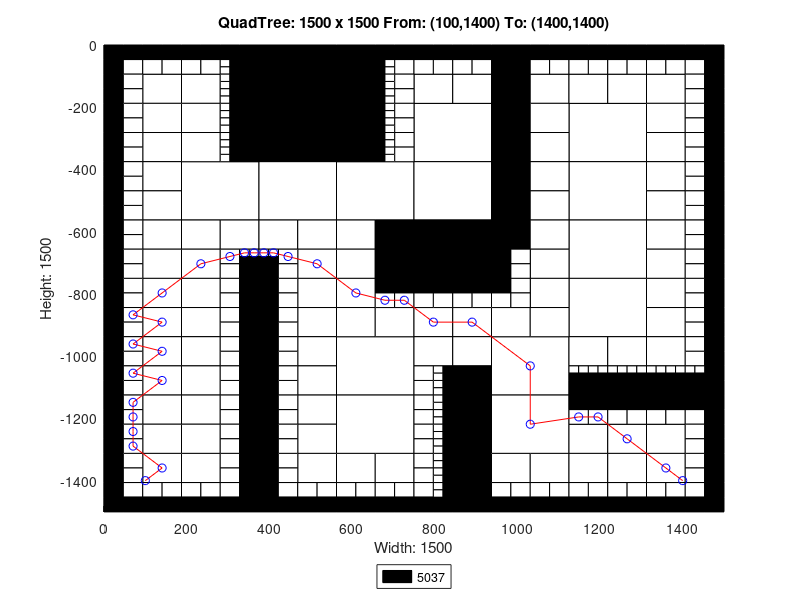

MATLAB code to generate this figure:
axis([0 1500 -1500 0]);
title('QuadTree: 1500 x 1500 From: (100,1400) To: (1400,1400)');
xlabel('Width: 1500');
ylabel('Height: 1500');
rectangle('Position',[375 -187.5 187.5 187.5], 'FaceColor',[0 0 0]);
rectangle('Position',[375 -375 187.5 187.5], 'FaceColor',[0 0 0]);
rectangle('Position',[187.5 -562.5 187.5 187.5], 'FaceColor',[1 1 1]);
rectangle('Position',[375 -562.5 187.5 187.5], 'FaceColor',[1 1 1]);
rectangle('Position',[562.5 -562.5 187.5 187.5], 'FaceColor',[1 1 1]);
rectangle('Position',[750 -375 187.5 187.5], 'FaceColor',[1 1 1]);
rectangle('Position',[1125 -375 187.5 187.5], 'FaceColor',[1 1 1]);
rectangle('Position',[750 -562.5 187.5 187.5], 'FaceColor',[1 1 1]);
rectangle('Position',[750 -750 187.5 187.5], 'FaceColor',[0 0 0]);
rectangle('Position',[1125 -562.5 187.5 187.5], 'FaceColor',[1 1 1]);
rectangle('Position',[1125 -750 187.5 187.5], 'FaceColor',[1 1 1]);
rectangle('Position',[562.5 -1125 187.5 187.5], 'FaceColor',[1 1 1]);
rectangle('Position',[562.5 -1312.5 187.5 187.5], 'FaceColor',[1 1 1]);
rectangle('Position',[937.5 -1125 187.5 187.5], 'FaceColor',[1 1 1]);
rectangle('Position',[1125 -937.5 187.5 187.5], 'FaceColor',[1 1 1]);
rectangle('Position',[937.5 -1312.5 187.5 187.5], 'FaceColor',[1 1 1]);
rectangle('Position',[93.75 -187.5 93.75 93.75], 'FaceColor',[1 1 1]);
rectangle('Position',[187.5 -187.5 93.75 93.75], 'FaceColor',[1 1 1]);
rectangle('Position',[93.75 -281.25 93.75 93.75], 'FaceColor',[1 1 1]);
rectangle('Position',[93.75 -375 93.75 93.75], 'FaceColor',[1 1 1]);
rectangle('Position',[187.5 -281.25 93.75 93.75], 'FaceColor',[1 1 1]);
rectangle('Position',[187.5 -375 93.75 93.75], 'FaceColor',[1 1 1]);
rectangle('Position',[562.5 -93.75 93.75 93.75], 'FaceColor',[0 0 0]);
rectangle('Position',[562.5 -187.5 93.75 93.75], 'FaceColor',[0 0 0]);
rectangle('Position',[562.5 -281.25 93.75 93.75], 'FaceColor',[0 0 0]);
rectangle('Position',[562.5 -375 93.75 93.75], 'FaceColor',[0 0 0]);
rectangle('Position',[93.75 -468.75 93.75 93.75], 'FaceColor',[1 1 1]);
rectangle('Position',[93.75 -562.5 93.75 93.75], 'FaceColor',[1 1 1]);
rectangle('Position',[93.75 -656.25 93.75 93.75], 'FaceColor',[1 1 1]);
rectangle('Position',[93.75 -750 93.75 93.75], 'FaceColor',[1 1 1]);
rectangle('Position',[187.5 -656.25 93.75 93.75], 'FaceColor',[1 1 1]);
rectangle('Position',[281.25 -656.25 93.75 93.75], 'FaceColor',[1 1 1]);
rectangle('Position',[187.5 -750 93.75 93.75], 'FaceColor',[1 1 1]);
rectangle('Position',[375 -656.25 93.75 93.75], 'FaceColor',[1 1 1]);
rectangle('Position',[468.75 -656.25 93.75 93.75], 'FaceColor',[1 1 1]);
rectangle('Position',[468.75 -750 93.75 93.75], 'FaceColor',[1 1 1]);
rectangle('Position',[562.5 -656.25 93.75 93.75], 'FaceColor',[1 1 1]);
rectangle('Position',[656.25 -656.25 93.75 93.75], 'FaceColor',[0 0 0]);
rectangle('Position',[562.5 -750 93.75 93.75], 'FaceColor',[1 1 1]);
rectangle('Position',[656.25 -750 93.75 93.75], 'FaceColor',[0 0 0]);
rectangle('Position',[750 -187.5 93.75 93.75], 'FaceColor',[1 1 1]);
rectangle('Position',[843.75 -187.5 93.75 93.75], 'FaceColor',[1 1 1]);
rectangle('Position',[937.5 -93.75 93.75 93.75], 'FaceColor',[0 0 0]);
rectangle('Position',[937.5 -187.5 93.75 93.75], 'FaceColor',[0 0 0]);
rectangle('Position',[1031.25 -187.5 93.75 93.75], 'FaceColor',[1 1 1]);
rectangle('Position',[937.5 -281.25 93.75 93.75], 'FaceColor',[0 0 0]);
rectangle('Position',[1031.25 -281.25 93.75 93.75], 'FaceColor',[1 1 1]);
rectangle('Position',[937.5 -375 93.75 93.75], 'FaceColor',[0 0 0]);
rectangle('Position',[1031.25 -375 93.75 93.75], 'FaceColor',[1 1 1]);
rectangle('Position',[1125 -187.5 93.75 93.75], 'FaceColor',[1 1 1]);
rectangle('Position',[1218.75 -187.5 93.75 93.75], 'FaceColor',[1 1 1]);
rectangle('Position',[1312.5 -187.5 93.75 93.75], 'FaceColor',[1 1 1]);
rectangle('Position',[1312.5 -281.25 93.75 93.75], 'FaceColor',[1 1 1]);
rectangle('Position',[1312.5 -375 93.75 93.75], 'FaceColor',[1 1 1]);
rectangle('Position',[937.5 -468.75 93.75 93.75], 'FaceColor',[0 0 0]);
rectangle('Position',[1031.25 -468.75 93.75 93.75], 'FaceColor',[1 1 1]);
rectangle('Position',[937.5 -562.5 93.75 93.75], 'FaceColor',[0 0 0]);
rectangle('Position',[1031.25 -562.5 93.75 93.75], 'FaceColor',[1 1 1]);
rectangle('Position',[937.5 -656.25 93.75 93.75], 'FaceColor',[0 0 0]);
rectangle('Position',[1031.25 -656.25 93.75 93.75], 'FaceColor',[1 1 1]);
rectangle('Position',[1031.25 -750 93.75 93.75], 'FaceColor',[1 1 1]);
rectangle('Position',[1312.5 -468.75 93.75 93.75], 'FaceColor',[1 1 1]);
rectangle('Position',[1312.5 -562.5 93.75 93.75], 'FaceColor',[1 1 1]);
rectangle('Position',[1312.5 -656.25 93.75 93.75], 'FaceColor',[1 1 1]);
rectangle('Position',[1312.5 -750 93.75 93.75], 'FaceColor',[1 1 1]);
rectangle('Position',[93.75 -843.75 93.75 93.75], 'FaceColor',[1 1 1]);
rectangle('Position',[93.75 -937.5 93.75 93.75], 'FaceColor',[1 1 1]);
rectangle('Position',[187.5 -843.75 93.75 93.75], 'FaceColor',[1 1 1]);
rectangle('Position',[187.5 -937.5 93.75 93.75], 'FaceColor',[1 1 1]);
rectangle('Position',[93.75 -1031.25 93.75 93.75], 'FaceColor',[1 1 1]);
rectangle('Position',[93.75 -1125 93.75 93.75], 'FaceColor',[1 1 1]);
rectangle('Position',[187.5 -1031.25 93.75 93.75], 'FaceColor',[1 1 1]);
rectangle('Position',[187.5 -1125 93.75 93.75], 'FaceColor',[1 1 1]);
rectangle('Position',[468.75 -843.75 93.75 93.75], 'FaceColor',[1 1 1]);
rectangle('Position',[468.75 -937.5 93.75 93.75], 'FaceColor',[1 1 1]);
rectangle('Position',[562.5 -843.75 93.75 93.75], 'FaceColor',[1 1 1]);
rectangle('Position',[562.5 -937.5 93.75 93.75], 'FaceColor',[1 1 1]);
rectangle('Position',[656.25 -937.5 93.75 93.75], 'FaceColor',[1 1 1]);
rectangle('Position',[468.75 -1031.25 93.75 93.75], 'FaceColor',[1 1 1]);
rectangle('Position',[468.75 -1125 93.75 93.75], 'FaceColor',[1 1 1]);
rectangle('Position',[93.75 -1218.75 93.75 93.75], 'FaceColor',[1 1 1]);
rectangle('Position',[93.75 -1312.5 93.75 93.75], 'FaceColor',[1 1 1]);
rectangle('Position',[187.5 -1218.75 93.75 93.75], 'FaceColor',[1 1 1]);
rectangle('Position',[187.5 -1312.5 93.75 93.75], 'FaceColor',[1 1 1]);
rectangle('Position',[93.75 -1406.25 93.75 93.75], 'FaceColor',[1 1 1]);
rectangle('Position',[187.5 -1406.25 93.75 93.75], 'FaceColor',[1 1 1]);
rectangle('Position',[468.75 -1218.75 93.75 93.75], 'FaceColor',[1 1 1]);
rectangle('Position',[468.75 -1312.5 93.75 93.75], 'FaceColor',[1 1 1]);
rectangle('Position',[468.75 -1406.25 93.75 93.75], 'FaceColor',[1 1 1]);
rectangle('Position',[562.5 -1406.25 93.75 93.75], 'FaceColor',[1 1 1]);
rectangle('Position',[656.25 -1406.25 93.75 93.75], 'FaceColor',[1 1 1]);
rectangle('Position',[750 -937.5 93.75 93.75], 'FaceColor',[1 1 1]);
rectangle('Position',[843.75 -937.5 93.75 93.75], 'FaceColor',[1 1 1]);
rectangle('Position',[1031.25 -843.75 93.75 93.75], 'FaceColor',[1 1 1]);
rectangle('Position',[937.5 -937.5 93.75 93.75], 'FaceColor',[1 1 1]);
rectangle('Position',[1031.25 -937.5 93.75 93.75], 'FaceColor',[1 1 1]);
rectangle('Position',[750 -1031.25 93.75 93.75], 'FaceColor',[1 1 1]);
rectangle('Position',[843.75 -1031.25 93.75 93.75], 'FaceColor',[1 1 1]);
rectangle('Position',[843.75 -1125 93.75 93.75], 'FaceColor',[0 0 0]);
rectangle('Position',[1312.5 -843.75 93.75 93.75], 'FaceColor',[1 1 1]);
rectangle('Position',[1312.5 -937.5 93.75 93.75], 'FaceColor',[1 1 1]);
rectangle('Position',[1125 -1031.25 93.75 93.75], 'FaceColor',[1 1 1]);
rectangle('Position',[1218.75 -1031.25 93.75 93.75], 'FaceColor',[1 1 1]);
rectangle('Position',[1312.5 -1031.25 93.75 93.75], 'FaceColor',[1 1 1]);
rectangle('Position',[843.75 -1218.75 93.75 93.75], 'FaceColor',[0 0 0]);
rectangle('Position',[843.75 -1312.5 93.75 93.75], 'FaceColor',[0 0 0]);
rectangle('Position',[843.75 -1406.25 93.75 93.75], 'FaceColor',[0 0 0]);
rectangle('Position',[843.75 -1500 93.75 93.75], 'FaceColor',[0 0 0]);
rectangle('Position',[937.5 -1406.25 93.75 93.75], 'FaceColor',[1 1 1]);
rectangle('Position',[1031.25 -1406.25 93.75 93.75], 'FaceColor',[1 1 1]);
rectangle('Position',[1125 -1312.5 93.75 93.75], 'FaceColor',[1 1 1]);
rectangle('Position',[1218.75 -1312.5 93.75 93.75], 'FaceColor',[1 1 1]);
rectangle('Position',[1312.5 -1312.5 93.75 93.75], 'FaceColor',[1 1 1]);
rectangle('Position',[1125 -1406.25 93.75 93.75], 'FaceColor',[1 1 1]);
rectangle('Position',[1218.75 -1406.25 93.75 93.75], 'FaceColor',[1 1 1]);
rectangle('Position',[1312.5 -1406.25 93.75 93.75], 'FaceColor',[1 1 1]);
rectangle('Position',[0 -46.875 46.875 46.875], 'FaceColor',[0 0 0]);
rectangle('Position',[46.875 -46.875 46.875 46.875], 'FaceColor',[0 0 0]);
rectangle('Position',[0 -93.75 46.875 46.875], 'FaceColor',[0 0 0]);
rectangle('Position',[46.875 -93.75 46.875 46.875], 'FaceColor',[1 1 1]);
rectangle('Position',[93.75 -46.875 46.875 46.875], 'FaceColor',[0 0 0]);
rectangle('Position',[140.625 -46.875 46.875 46.875], 'FaceColor',[0 0 0]);
rectangle('Position',[93.75 -93.75 46.875 46.875], 'FaceColor',[1 1 1]);
rectangle('Position',[140.625 -93.75 46.875 46.875], 'FaceColor',[1 1 1]);
rectangle('Position',[0 -140.625 46.875 46.875], 'FaceColor',[0 0 0]);
rectangle('Position',[46.875 -140.625 46.875 46.875], 'FaceColor',[1 1 1]);
rectangle('Position',[0 -187.5 46.875 46.875], 'FaceColor',[0 0 0]);
rectangle('Position',[46.875 -187.5 46.875 46.875], 'FaceColor',[1 1 1]);
rectangle('Position',[187.5 -46.875 46.875 46.875], 'FaceColor',[0 0 0]);
rectangle('Position',[234.375 -46.875 46.875 46.875], 'FaceColor',[0 0 0]);
rectangle('Position',[187.5 -93.75 46.875 46.875], 'FaceColor',[1 1 1]);
rectangle('Position',[234.375 -93.75 46.875 46.875], 'FaceColor',[1 1 1]);
rectangle('Position',[281.25 -46.875 46.875 46.875], 'FaceColor',[0 0 0]);
rectangle('Position',[328.125 -46.875 46.875 46.875], 'FaceColor',[0 0 0]);
rectangle('Position',[328.125 -93.75 46.875 46.875], 'FaceColor',[0 0 0]);
rectangle('Position',[328.125 -140.625 46.875 46.875], 'FaceColor',[0 0 0]);
rectangle('Position',[328.125 -187.5 46.875 46.875], 'FaceColor',[0 0 0]);
rectangle('Position',[0 -234.375 46.875 46.875], 'FaceColor',[0 0 0]);
rectangle('Position',[46.875 -234.375 46.875 46.875], 'FaceColor',[1 1 1]);
rectangle('Position',[0 -281.25 46.875 46.875], 'FaceColor',[0 0 0]);
rectangle('Position',[46.875 -281.25 46.875 46.875], 'FaceColor',[1 1 1]);
rectangle('Position',[0 -328.125 46.875 46.875], 'FaceColor',[0 0 0]);
rectangle('Position',[46.875 -328.125 46.875 46.875], 'FaceColor',[1 1 1]);
rectangle('Position',[0 -375 46.875 46.875], 'FaceColor',[0 0 0]);
rectangle('Position',[46.875 -375 46.875 46.875], 'FaceColor',[1 1 1]);
rectangle('Position',[328.125 -234.375 46.875 46.875], 'FaceColor',[0 0 0]);
rectangle('Position',[328.125 -281.25 46.875 46.875], 'FaceColor',[0 0 0]);
rectangle('Position',[328.125 -328.125 46.875 46.875], 'FaceColor',[0 0 0]);
rectangle('Position',[328.125 -375 46.875 46.875], 'FaceColor',[0 0 0]);
rectangle('Position',[656.25 -46.875 46.875 46.875], 'FaceColor',[0 0 0]);
rectangle('Position',[703.125 -46.875 46.875 46.875], 'FaceColor',[0 0 0]);
rectangle('Position',[703.125 -93.75 46.875 46.875], 'FaceColor',[1 1 1]);
rectangle('Position',[703.125 -140.625 46.875 46.875], 'FaceColor',[1 1 1]);
rectangle('Position',[703.125 -187.5 46.875 46.875], 'FaceColor',[1 1 1]);
rectangle('Position',[703.125 -234.375 46.875 46.875], 'FaceColor',[1 1 1]);
rectangle('Position',[703.125 -281.25 46.875 46.875], 'FaceColor',[1 1 1]);
rectangle('Position',[703.125 -328.125 46.875 46.875], 'FaceColor',[1 1 1]);
rectangle('Position',[703.125 -375 46.875 46.875], 'FaceColor',[1 1 1]);
rectangle('Position',[0 -421.875 46.875 46.875], 'FaceColor',[0 0 0]);
rectangle('Position',[46.875 -421.875 46.875 46.875], 'FaceColor',[1 1 1]);
rectangle('Position',[0 -468.75 46.875 46.875], 'FaceColor',[0 0 0]);
rectangle('Position',[46.875 -468.75 46.875 46.875], 'FaceColor',[1 1 1]);
rectangle('Position',[0 -515.625 46.875 46.875], 'FaceColor',[0 0 0]);
rectangle('Position',[46.875 -515.625 46.875 46.875], 'FaceColor',[1 1 1]);
rectangle('Position',[0 -562.5 46.875 46.875], 'FaceColor',[0 0 0]);
rectangle('Position',[46.875 -562.5 46.875 46.875], 'FaceColor',[1 1 1]);
rectangle('Position',[0 -609.375 46.875 46.875], 'FaceColor',[0 0 0]);
rectangle('Position',[46.875 -609.375 46.875 46.875], 'FaceColor',[1 1 1]);
rectangle('Position',[0 -656.25 46.875 46.875], 'FaceColor',[0 0 0]);
rectangle('Position',[46.875 -656.25 46.875 46.875], 'FaceColor',[1 1 1]);
rectangle('Position',[0 -703.125 46.875 46.875], 'FaceColor',[0 0 0]);
rectangle('Position',[46.875 -703.125 46.875 46.875], 'FaceColor',[1 1 1]);
rectangle('Position',[0 -750 46.875 46.875], 'FaceColor',[0 0 0]);
rectangle('Position',[46.875 -750 46.875 46.875], 'FaceColor',[1 1 1]);
rectangle('Position',[281.25 -703.125 46.875 46.875], 'FaceColor',[1 1 1]);
rectangle('Position',[281.25 -750 46.875 46.875], 'FaceColor',[1 1 1]);
rectangle('Position',[328.125 -750 46.875 46.875], 'FaceColor',[0 0 0]);
rectangle('Position',[421.875 -703.125 46.875 46.875], 'FaceColor',[1 1 1]);
rectangle('Position',[375 -750 46.875 46.875], 'FaceColor',[0 0 0]);
rectangle('Position',[421.875 -750 46.875 46.875], 'FaceColor',[1 1 1]);
rectangle('Position',[750 -46.875 46.875 46.875], 'FaceColor',[0 0 0]);
rectangle('Position',[796.875 -46.875 46.875 46.875], 'FaceColor',[0 0 0]);
rectangle('Position',[750 -93.75 46.875 46.875], 'FaceColor',[1 1 1]);
rectangle('Position',[796.875 -93.75 46.875 46.875], 'FaceColor',[1 1 1]);
rectangle('Position',[843.75 -46.875 46.875 46.875], 'FaceColor',[0 0 0]);
rectangle('Position',[890.625 -46.875 46.875 46.875], 'FaceColor',[0 0 0]);
rectangle('Position',[843.75 -93.75 46.875 46.875], 'FaceColor',[1 1 1]);
rectangle('Position',[890.625 -93.75 46.875 46.875], 'FaceColor',[1 1 1]);
rectangle('Position',[1031.25 -46.875 46.875 46.875], 'FaceColor',[0 0 0]);
rectangle('Position',[1078.12 -46.875 46.875 46.875], 'FaceColor',[0 0 0]);
rectangle('Position',[1031.25 -93.75 46.875 46.875], 'FaceColor',[1 1 1]);
rectangle('Position',[1078.12 -93.75 46.875 46.875], 'FaceColor',[1 1 1]);
rectangle('Position',[1125 -46.875 46.875 46.875], 'FaceColor',[0 0 0]);
rectangle('Position',[1171.88 -46.875 46.875 46.875], 'FaceColor',[0 0 0]);
rectangle('Position',[1125 -93.75 46.875 46.875], 'FaceColor',[1 1 1]);
rectangle('Position',[1171.88 -93.75 46.875 46.875], 'FaceColor',[1 1 1]);
rectangle('Position',[1218.75 -46.875 46.875 46.875], 'FaceColor',[0 0 0]);
rectangle('Position',[1265.62 -46.875 46.875 46.875], 'FaceColor',[0 0 0]);
rectangle('Position',[1218.75 -93.75 46.875 46.875], 'FaceColor',[1 1 1]);
rectangle('Position',[1265.62 -93.75 46.875 46.875], 'FaceColor',[1 1 1]);
rectangle('Position',[1312.5 -46.875 46.875 46.875], 'FaceColor',[0 0 0]);
rectangle('Position',[1359.38 -46.875 46.875 46.875], 'FaceColor',[0 0 0]);
rectangle('Position',[1312.5 -93.75 46.875 46.875], 'FaceColor',[1 1 1]);
rectangle('Position',[1359.38 -93.75 46.875 46.875], 'FaceColor',[1 1 1]);
rectangle('Position',[1406.25 -46.875 46.875 46.875], 'FaceColor',[0 0 0]);
rectangle('Position',[1453.12 -46.875 46.875 46.875], 'FaceColor',[0 0 0]);
rectangle('Position',[1406.25 -93.75 46.875 46.875], 'FaceColor',[1 1 1]);
rectangle('Position',[1453.12 -93.75 46.875 46.875], 'FaceColor',[0 0 0]);
rectangle('Position',[1406.25 -140.625 46.875 46.875], 'FaceColor',[1 1 1]);
rectangle('Position',[1453.12 -140.625 46.875 46.875], 'FaceColor',[0 0 0]);
rectangle('Position',[1406.25 -187.5 46.875 46.875], 'FaceColor',[1 1 1]);
rectangle('Position',[1453.12 -187.5 46.875 46.875], 'FaceColor',[0 0 0]);
rectangle('Position',[1406.25 -234.375 46.875 46.875], 'FaceColor',[1 1 1]);
rectangle('Position',[1453.12 -234.375 46.875 46.875], 'FaceColor',[0 0 0]);
rectangle('Position',[1406.25 -281.25 46.875 46.875], 'FaceColor',[1 1 1]);
rectangle('Position',[1453.12 -281.25 46.875 46.875], 'FaceColor',[0 0 0]);
rectangle('Position',[1406.25 -328.125 46.875 46.875], 'FaceColor',[1 1 1]);
rectangle('Position',[1453.12 -328.125 46.875 46.875], 'FaceColor',[0 0 0]);
rectangle('Position',[1406.25 -375 46.875 46.875], 'FaceColor',[1 1 1]);
rectangle('Position',[1453.12 -375 46.875 46.875], 'FaceColor',[0 0 0]);
rectangle('Position',[937.5 -703.125 46.875 46.875], 'FaceColor',[0 0 0]);
rectangle('Position',[984.375 -703.125 46.875 46.875], 'FaceColor',[1 1 1]);
rectangle('Position',[937.5 -750 46.875 46.875], 'FaceColor',[0 0 0]);
rectangle('Position',[984.375 -750 46.875 46.875], 'FaceColor',[1 1 1]);
rectangle('Position',[1406.25 -421.875 46.875 46.875], 'FaceColor',[1 1 1]);
rectangle('Position',[1453.12 -421.875 46.875 46.875], 'FaceColor',[0 0 0]);
rectangle('Position',[1406.25 -468.75 46.875 46.875], 'FaceColor',[1 1 1]);
rectangle('Position',[1453.12 -468.75 46.875 46.875], 'FaceColor',[0 0 0]);
rectangle('Position',[1406.25 -515.625 46.875 46.875], 'FaceColor',[1 1 1]);
rectangle('Position',[1453.12 -515.625 46.875 46.875], 'FaceColor',[0 0 0]);
rectangle('Position',[1406.25 -562.5 46.875 46.875], 'FaceColor',[1 1 1]);
rectangle('Position',[1453.12 -562.5 46.875 46.875], 'FaceColor',[0 0 0]);
rectangle('Position',[1406.25 -609.375 46.875 46.875], 'FaceColor',[1 1 1]);
rectangle('Position',[1453.12 -609.375 46.875 46.875], 'FaceColor',[0 0 0]);
rectangle('Position',[1406.25 -656.25 46.875 46.875], 'FaceColor',[1 1 1]);
rectangle('Position',[1453.12 -656.25 46.875 46.875], 'FaceColor',[0 0 0]);
rectangle('Position',[1406.25 -703.125 46.875 46.875], 'FaceColor',[1 1 1]);
rectangle('Position',[1453.12 -703.125 46.875 46.875], 'FaceColor',[0 0 0]);
rectangle('Position',[1406.25 -750 46.875 46.875], 'FaceColor',[1 1 1]);
rectangle('Position',[1453.12 -750 46.875 46.875], 'FaceColor',[0 0 0]);
rectangle('Position',[0 -796.875 46.875 46.875], 'FaceColor',[0 0 0]);
rectangle('Position',[46.875 -796.875 46.875 46.875], 'FaceColor',[1 1 1]);
rectangle('Position',[0 -843.75 46.875 46.875], 'FaceColor',[0 0 0]);
rectangle('Position',[46.875 -843.75 46.875 46.875], 'FaceColor',[1 1 1]);
rectangle('Position',[0 -890.625 46.875 46.875], 'FaceColor',[0 0 0]);
rectangle('Position',[46.875 -890.625 46.875 46.875], 'FaceColor',[1 1 1]);
rectangle('Position',[0 -937.5 46.875 46.875], 'FaceColor',[0 0 0]);
rectangle('Position',[46.875 -937.5 46.875 46.875], 'FaceColor',[1 1 1]);
rectangle('Position',[281.25 -796.875 46.875 46.875], 'FaceColor',[1 1 1]);
rectangle('Position',[328.125 -796.875 46.875 46.875], 'FaceColor',[0 0 0]);
rectangle('Position',[281.25 -843.75 46.875 46.875], 'FaceColor',[1 1 1]);
rectangle('Position',[328.125 -843.75 46.875 46.875], 'FaceColor',[0 0 0]);
rectangle('Position',[281.25 -890.625 46.875 46.875], 'FaceColor',[1 1 1]);
rectangle('Position',[328.125 -890.625 46.875 46.875], 'FaceColor',[0 0 0]);
rectangle('Position',[281.25 -937.5 46.875 46.875], 'FaceColor',[1 1 1]);
rectangle('Position',[328.125 -937.5 46.875 46.875], 'FaceColor',[0 0 0]);
rectangle('Position',[0 -984.375 46.875 46.875], 'FaceColor',[0 0 0]);
rectangle('Position',[46.875 -984.375 46.875 46.875], 'FaceColor',[1 1 1]);
rectangle('Position',[0 -1031.25 46.875 46.875], 'FaceColor',[0 0 0]);
rectangle('Position',[46.875 -1031.25 46.875 46.875], 'FaceColor',[1 1 1]);
rectangle('Position',[0 -1078.12 46.875 46.875], 'FaceColor',[0 0 0]);
rectangle('Position',[46.875 -1078.12 46.875 46.875], 'FaceColor',[1 1 1]);
rectangle('Position',[0 -1125 46.875 46.875], 'FaceColor',[0 0 0]);
rectangle('Position',[46.875 -1125 46.875 46.875], 'FaceColor',[1 1 1]);
rectangle('Position',[281.25 -984.375 46.875 46.875], 'FaceColor',[1 1 1]);
rectangle('Position',[328.125 -984.375 46.875 46.875], 'FaceColor',[0 0 0]);
rectangle('Position',[281.25 -1031.25 46.875 46.875], 'FaceColor',[1 1 1]);
rectangle('Position',[328.125 -1031.25 46.875 46.875], 'FaceColor',[0 0 0]);
rectangle('Position',[281.25 -1078.12 46.875 46.875], 'FaceColor',[1 1 1]);
rectangle('Position',[328.125 -1078.12 46.875 46.875], 'FaceColor',[0 0 0]);
rectangle('Position',[281.25 -1125 46.875 46.875], 'FaceColor',[1 1 1]);
rectangle('Position',[328.125 -1125 46.875 46.875], 'FaceColor',[0 0 0]);
rectangle('Position',[375 -796.875 46.875 46.875], 'FaceColor',[0 0 0]);
rectangle('Position',[421.875 -796.875 46.875 46.875], 'FaceColor',[1 1 1]);
rectangle('Position',[375 -843.75 46.875 46.875], 'FaceColor',[0 0 0]);
rectangle('Position',[421.875 -843.75 46.875 46.875], 'FaceColor',[1 1 1]);
rectangle('Position',[375 -890.625 46.875 46.875], 'FaceColor',[0 0 0]);
rectangle('Position',[421.875 -890.625 46.875 46.875], 'FaceColor',[1 1 1]);
rectangle('Position',[375 -937.5 46.875 46.875], 'FaceColor',[0 0 0]);
rectangle('Position',[421.875 -937.5 46.875 46.875], 'FaceColor',[1 1 1]);
rectangle('Position',[656.25 -796.875 46.875 46.875], 'FaceColor',[0 0 0]);
rectangle('Position',[703.125 -796.875 46.875 46.875], 'FaceColor',[0 0 0]);
rectangle('Position',[656.25 -843.75 46.875 46.875], 'FaceColor',[1 1 1]);
rectangle('Position',[703.125 -843.75 46.875 46.875], 'FaceColor',[1 1 1]);
rectangle('Position',[375 -984.375 46.875 46.875], 'FaceColor',[0 0 0]);
rectangle('Position',[421.875 -984.375 46.875 46.875], 'FaceColor',[1 1 1]);
rectangle('Position',[375 -1031.25 46.875 46.875], 'FaceColor',[0 0 0]);
rectangle('Position',[421.875 -1031.25 46.875 46.875], 'FaceColor',[1 1 1]);
rectangle('Position',[375 -1078.12 46.875 46.875], 'FaceColor',[0 0 0]);
rectangle('Position',[421.875 -1078.12 46.875 46.875], 'FaceColor',[1 1 1]);
rectangle('Position',[375 -1125 46.875 46.875], 'FaceColor',[0 0 0]);
rectangle('Position',[421.875 -1125 46.875 46.875], 'FaceColor',[1 1 1]);
rectangle('Position',[0 -1171.88 46.875 46.875], 'FaceColor',[0 0 0]);
rectangle('Position',[46.875 -1171.88 46.875 46.875], 'FaceColor',[1 1 1]);
rectangle('Position',[0 -1218.75 46.875 46.875], 'FaceColor',[0 0 0]);
rectangle('Position',[46.875 -1218.75 46.875 46.875], 'FaceColor',[1 1 1]);
rectangle('Position',[0 -1265.62 46.875 46.875], 'FaceColor',[0 0 0]);
rectangle('Position',[46.875 -1265.62 46.875 46.875], 'FaceColor',[1 1 1]);
rectangle('Position',[0 -1312.5 46.875 46.875], 'FaceColor',[0 0 0]);
rectangle('Position',[46.875 -1312.5 46.875 46.875], 'FaceColor',[1 1 1]);
rectangle('Position',[281.25 -1171.88 46.875 46.875], 'FaceColor',[1 1 1]);
rectangle('Position',[328.125 -1171.88 46.875 46.875], 'FaceColor',[0 0 0]);
rectangle('Position',[281.25 -1218.75 46.875 46.875], 'FaceColor',[1 1 1]);
rectangle('Position',[328.125 -1218.75 46.875 46.875], 'FaceColor',[0 0 0]);
rectangle('Position',[281.25 -1265.62 46.875 46.875], 'FaceColor',[1 1 1]);
rectangle('Position',[328.125 -1265.62 46.875 46.875], 'FaceColor',[0 0 0]);
rectangle('Position',[281.25 -1312.5 46.875 46.875], 'FaceColor',[1 1 1]);
rectangle('Position',[328.125 -1312.5 46.875 46.875], 'FaceColor',[0 0 0]);
rectangle('Position',[0 -1359.38 46.875 46.875], 'FaceColor',[0 0 0]);
rectangle('Position',[46.875 -1359.38 46.875 46.875], 'FaceColor',[1 1 1]);
rectangle('Position',[0 -1406.25 46.875 46.875], 'FaceColor',[0 0 0]);
rectangle('Position',[46.875 -1406.25 46.875 46.875], 'FaceColor',[1 1 1]);
rectangle('Position',[0 -1453.12 46.875 46.875], 'FaceColor',[0 0 0]);
rectangle('Position',[46.875 -1453.12 46.875 46.875], 'FaceColor',[1 1 1]);
rectangle('Position',[0 -1500 46.875 46.875], 'FaceColor',[0 0 0]);
rectangle('Position',[46.875 -1500 46.875 46.875], 'FaceColor',[0 0 0]);
rectangle('Position',[93.75 -1453.12 46.875 46.875], 'FaceColor',[1 1 1]);
rectangle('Position',[140.625 -1453.12 46.875 46.875], 'FaceColor',[1 1 1]);
rectangle('Position',[93.75 -1500 46.875 46.875], 'FaceColor',[0 0 0]);
rectangle('Position',[140.625 -1500 46.875 46.875], 'FaceColor',[0 0 0]);
rectangle('Position',[281.25 -1359.38 46.875 46.875], 'FaceColor',[1 1 1]);
rectangle('Position',[328.125 -1359.38 46.875 46.875], 'FaceColor',[0 0 0]);
rectangle('Position',[281.25 -1406.25 46.875 46.875], 'FaceColor',[1 1 1]);
rectangle('Position',[328.125 -1406.25 46.875 46.875], 'FaceColor',[0 0 0]);
rectangle('Position',[187.5 -1453.12 46.875 46.875], 'FaceColor',[1 1 1]);
rectangle('Position',[234.375 -1453.12 46.875 46.875], 'FaceColor',[1 1 1]);
rectangle('Position',[187.5 -1500 46.875 46.875], 'FaceColor',[0 0 0]);
rectangle('Position',[234.375 -1500 46.875 46.875], 'FaceColor',[0 0 0]);
rectangle('Position',[281.25 -1453.12 46.875 46.875], 'FaceColor',[1 1 1]);
rectangle('Position',[328.125 -1453.12 46.875 46.875], 'FaceColor',[0 0 0]);
rectangle('Position',[281.25 -1500 46.875 46.875], 'FaceColor',[0 0 0]);
rectangle('Position',[328.125 -1500 46.875 46.875], 'FaceColor',[0 0 0]);
rectangle('Position',[375 -1171.88 46.875 46.875], 'FaceColor',[0 0 0]);
rectangle('Position',[421.875 -1171.88 46.875 46.875], 'FaceColor',[1 1 1]);
rectangle('Position',[375 -1218.75 46.875 46.875], 'FaceColor',[0 0 0]);
rectangle('Position',[421.875 -1218.75 46.875 46.875], 'FaceColor',[1 1 1]);
rectangle('Position',[375 -1265.62 46.875 46.875], 'FaceColor',[0 0 0]);
rectangle('Position',[421.875 -1265.62 46.875 46.875], 'FaceColor',[1 1 1]);
rectangle('Position',[375 -1312.5 46.875 46.875], 'FaceColor',[0 0 0]);
rectangle('Position',[421.875 -1312.5 46.875 46.875], 'FaceColor',[1 1 1]);
rectangle('Position',[375 -1359.38 46.875 46.875], 'FaceColor',[0 0 0]);
rectangle('Position',[421.875 -1359.38 46.875 46.875], 'FaceColor',[1 1 1]);
rectangle('Position',[375 -1406.25 46.875 46.875], 'FaceColor',[0 0 0]);
rectangle('Position',[421.875 -1406.25 46.875 46.875], 'FaceColor',[1 1 1]);
rectangle('Position',[375 -1453.12 46.875 46.875], 'FaceColor',[0 0 0]);
rectangle('Position',[421.875 -1453.12 46.875 46.875], 'FaceColor',[1 1 1]);
rectangle('Position',[375 -1500 46.875 46.875], 'FaceColor',[0 0 0]);
rectangle('Position',[421.875 -1500 46.875 46.875], 'FaceColor',[0 0 0]);
rectangle('Position',[468.75 -1453.12 46.875 46.875], 'FaceColor',[1 1 1]);
rectangle('Position',[515.625 -1453.12 46.875 46.875], 'FaceColor',[1 1 1]);
rectangle('Position',[468.75 -1500 46.875 46.875], 'FaceColor',[0 0 0]);
rectangle('Position',[515.625 -1500 46.875 46.875], 'FaceColor',[0 0 0]);
rectangle('Position',[562.5 -1453.12 46.875 46.875], 'FaceColor',[1 1 1]);
rectangle('Position',[609.375 -1453.12 46.875 46.875], 'FaceColor',[1 1 1]);
rectangle('Position',[562.5 -1500 46.875 46.875], 'FaceColor',[0 0 0]);
rectangle('Position',[609.375 -1500 46.875 46.875], 'FaceColor',[0 0 0]);
rectangle('Position',[656.25 -1453.12 46.875 46.875], 'FaceColor',[1 1 1]);
rectangle('Position',[703.125 -1453.12 46.875 46.875], 'FaceColor',[1 1 1]);
rectangle('Position',[656.25 -1500 46.875 46.875], 'FaceColor',[0 0 0]);
rectangle('Position',[703.125 -1500 46.875 46.875], 'FaceColor',[0 0 0]);
rectangle('Position',[750 -796.875 46.875 46.875], 'FaceColor',[0 0 0]);
rectangle('Position',[796.875 -796.875 46.875 46.875], 'FaceColor',[0 0 0]);
rectangle('Position',[750 -843.75 46.875 46.875], 'FaceColor',[1 1 1]);
rectangle('Position',[796.875 -843.75 46.875 46.875], 'FaceColor',[1 1 1]);
rectangle('Position',[843.75 -796.875 46.875 46.875], 'FaceColor',[0 0 0]);
rectangle('Position',[890.625 -796.875 46.875 46.875], 'FaceColor',[0 0 0]);
rectangle('Position',[843.75 -843.75 46.875 46.875], 'FaceColor',[1 1 1]);
rectangle('Position',[890.625 -843.75 46.875 46.875], 'FaceColor',[1 1 1]);
rectangle('Position',[937.5 -796.875 46.875 46.875], 'FaceColor',[0 0 0]);
rectangle('Position',[984.375 -796.875 46.875 46.875], 'FaceColor',[1 1 1]);
rectangle('Position',[937.5 -843.75 46.875 46.875], 'FaceColor',[1 1 1]);
rectangle('Position',[984.375 -843.75 46.875 46.875], 'FaceColor',[1 1 1]);
rectangle('Position',[750 -1078.12 46.875 46.875], 'FaceColor',[1 1 1]);
rectangle('Position',[750 -1125 46.875 46.875], 'FaceColor',[1 1 1]);
rectangle('Position',[1406.25 -796.875 46.875 46.875], 'FaceColor',[1 1 1]);
rectangle('Position',[1453.12 -796.875 46.875 46.875], 'FaceColor',[0 0 0]);
rectangle('Position',[1406.25 -843.75 46.875 46.875], 'FaceColor',[1 1 1]);
rectangle('Position',[1453.12 -843.75 46.875 46.875], 'FaceColor',[0 0 0]);
rectangle('Position',[1406.25 -890.625 46.875 46.875], 'FaceColor',[1 1 1]);
rectangle('Position',[1453.12 -890.625 46.875 46.875], 'FaceColor',[0 0 0]);
rectangle('Position',[1406.25 -937.5 46.875 46.875], 'FaceColor',[1 1 1]);
rectangle('Position',[1453.12 -937.5 46.875 46.875], 'FaceColor',[0 0 0]);
rectangle('Position',[1125 -1125 46.875 46.875], 'FaceColor',[0 0 0]);
rectangle('Position',[1171.88 -1125 46.875 46.875], 'FaceColor',[0 0 0]);
rectangle('Position',[1218.75 -1125 46.875 46.875], 'FaceColor',[0 0 0]);
rectangle('Position',[1265.62 -1125 46.875 46.875], 'FaceColor',[0 0 0]);
rectangle('Position',[1406.25 -984.375 46.875 46.875], 'FaceColor',[1 1 1]);
rectangle('Position',[1453.12 -984.375 46.875 46.875], 'FaceColor',[0 0 0]);
rectangle('Position',[1406.25 -1031.25 46.875 46.875], 'FaceColor',[1 1 1]);
rectangle('Position',[1453.12 -1031.25 46.875 46.875], 'FaceColor',[0 0 0]);
rectangle('Position',[1312.5 -1125 46.875 46.875], 'FaceColor',[0 0 0]);
rectangle('Position',[1359.38 -1125 46.875 46.875], 'FaceColor',[0 0 0]);
rectangle('Position',[1453.12 -1078.12 46.875 46.875], 'FaceColor',[0 0 0]);
rectangle('Position',[1406.25 -1125 46.875 46.875], 'FaceColor',[0 0 0]);
rectangle('Position',[1453.12 -1125 46.875 46.875], 'FaceColor',[0 0 0]);
rectangle('Position',[750 -1171.88 46.875 46.875], 'FaceColor',[1 1 1]);
rectangle('Position',[750 -1218.75 46.875 46.875], 'FaceColor',[1 1 1]);
rectangle('Position',[750 -1265.62 46.875 46.875], 'FaceColor',[1 1 1]);
rectangle('Position',[750 -1312.5 46.875 46.875], 'FaceColor',[1 1 1]);
rectangle('Position',[750 -1359.38 46.875 46.875], 'FaceColor',[1 1 1]);
rectangle('Position',[750 -1406.25 46.875 46.875], 'FaceColor',[1 1 1]);
rectangle('Position',[750 -1453.12 46.875 46.875], 'FaceColor',[1 1 1]);
rectangle('Position',[750 -1500 46.875 46.875], 'FaceColor',[0 0 0]);
rectangle('Position',[796.875 -1500 46.875 46.875], 'FaceColor',[0 0 0]);
rectangle('Position',[937.5 -1453.12 46.875 46.875], 'FaceColor',[1 1 1]);
rectangle('Position',[984.375 -1453.12 46.875 46.875], 'FaceColor',[1 1 1]);
rectangle('Position',[937.5 -1500 46.875 46.875], 'FaceColor',[0 0 0]);
rectangle('Position',[984.375 -1500 46.875 46.875], 'FaceColor',[0 0 0]);
rectangle('Position',[1031.25 -1453.12 46.875 46.875], 'FaceColor',[1 1 1]);
rectangle('Position',[1078.12 -1453.12 46.875 46.875], 'FaceColor',[1 1 1]);
rectangle('Position',[1031.25 -1500 46.875 46.875], 'FaceColor',[0 0 0]);
rectangle('Position',[1078.12 -1500 46.875 46.875], 'FaceColor',[0 0 0]);
rectangle('Position',[1125 -1171.88 46.875 46.875], 'FaceColor',[0 0 0]);
rectangle('Position',[1171.88 -1171.88 46.875 46.875], 'FaceColor',[0 0 0]);
rectangle('Position',[1125 -1218.75 46.875 46.875], 'FaceColor',[1 1 1]);
rectangle('Position',[1171.88 -1218.75 46.875 46.875], 'FaceColor',[1 1 1]);
rectangle('Position',[1218.75 -1171.88 46.875 46.875], 'FaceColor',[0 0 0]);
rectangle('Position',[1265.62 -1171.88 46.875 46.875], 'FaceColor',[0 0 0]);
rectangle('Position',[1218.75 -1218.75 46.875 46.875], 'FaceColor',[1 1 1]);
rectangle('Position',[1265.62 -1218.75 46.875 46.875], 'FaceColor',[1 1 1]);
rectangle('Position',[1312.5 -1171.88 46.875 46.875], 'FaceColor',[0 0 0]);
rectangle('Position',[1359.38 -1171.88 46.875 46.875], 'FaceColor',[0 0 0]);
rectangle('Position',[1312.5 -1218.75 46.875 46.875], 'FaceColor',[1 1 1]);
rectangle('Position',[1359.38 -1218.75 46.875 46.875], 'FaceColor',[1 1 1]);
rectangle('Position',[1406.25 -1171.88 46.875 46.875], 'FaceColor',[0 0 0]);
rectangle('Position',[1453.12 -1171.88 46.875 46.875], 'FaceColor',[0 0 0]);
rectangle('Position',[1406.25 -1218.75 46.875 46.875], 'FaceColor',[1 1 1]);
rectangle('Position',[1453.12 -1218.75 46.875 46.875], 'FaceColor',[0 0 0]);
rectangle('Position',[1406.25 -1265.62 46.875 46.875], 'FaceColor',[1 1 1]);
rectangle('Position',[1453.12 -1265.62 46.875 46.875], 'FaceColor',[0 0 0]);
rectangle('Position',[1406.25 -1312.5 46.875 46.875], 'FaceColor',[1 1 1]);
rectangle('Position',[1453.12 -1312.5 46.875 46.875], 'FaceColor',[0 0 0]);
rectangle('Position',[1125 -1453.12 46.875 46.875], 'FaceColor',[1 1 1]);
rectangle('Position',[1171.88 -1453.12 46.875 46.875], 'FaceColor',[1 1 1]);
rectangle('Position',[1125 -1500 46.875 46.875], 'FaceColor',[0 0 0]);
rectangle('Position',[1171.88 -1500 46.875 46.875], 'FaceColor',[0 0 0]);
rectangle('Position',[1218.75 -1453.12 46.875 46.875], 'FaceColor',[1 1 1]);
rectangle('Position',[1265.62 -1453.12 46.875 46.875], 'FaceColor',[1 1 1]);
rectangle('Position',[1218.75 -1500 46.875 46.875], 'FaceColor',[0 0 0]);
rectangle('Position',[1265.62 -1500 46.875 46.875], 'FaceColor',[0 0 0]);
rectangle('Position',[1406.25 -1359.38 46.875 46.875], 'FaceColor',[1 1 1]);
rectangle('Position',[1453.12 -1359.38 46.875 46.875], 'FaceColor',[0 0 0]);
rectangle('Position',[1406.25 -1406.25 46.875 46.875], 'FaceColor',[1 1 1]);
rectangle('Position',[1453.12 -1406.25 46.875 46.875], 'FaceColor',[0 0 0]);
rectangle('Position',[1312.5 -1453.12 46.875 46.875], 'FaceColor',[1 1 1]);
rectangle('Position',[1359.38 -1453.12 46.875 46.875], 'FaceColor',[1 1 1]);
rectangle('Position',[1312.5 -1500 46.875 46.875], 'FaceColor',[0 0 0]);
rectangle('Position',[1359.38 -1500 46.875 46.875], 'FaceColor',[0 0 0]);
rectangle('Position',[1406.25 -1453.12 46.875 46.875], 'FaceColor',[1 1 1]);
rectangle('Position',[1453.12 -1453.12 46.875 46.875], 'FaceColor',[0 0 0]);
rectangle('Position',[1406.25 -1500 46.875 46.875], 'FaceColor',[0 0 0]);
rectangle('Position',[1453.12 -1500 46.875 46.875], 'FaceColor',[0 0 0]);
rectangle('Position',[281.25 -70.3125 23.4375 23.4375], 'FaceColor',[1 1 1]);
rectangle('Position',[304.688 -70.3125 23.4375 23.4375], 'FaceColor',[0 0 0]);
rectangle('Position',[281.25 -93.75 23.4375 23.4375], 'FaceColor',[1 1 1]);
rectangle('Position',[304.688 -93.75 23.4375 23.4375], 'FaceColor',[0 0 0]);
rectangle('Position',[281.25 -117.188 23.4375 23.4375], 'FaceColor',[1 1 1]);
rectangle('Position',[304.688 -117.188 23.4375 23.4375], 'FaceColor',[0 0 0]);
rectangle('Position',[281.25 -140.625 23.4375 23.4375], 'FaceColor',[1 1 1]);
rectangle('Position',[304.688 -140.625 23.4375 23.4375], 'FaceColor',[0 0 0]);
rectangle('Position',[281.25 -164.062 23.4375 23.4375], 'FaceColor',[1 1 1]);
rectangle('Position',[304.688 -164.062 23.4375 23.4375], 'FaceColor',[0 0 0]);
rectangle('Position',[281.25 -187.5 23.4375 23.4375], 'FaceColor',[1 1 1]);
rectangle('Position',[304.688 -187.5 23.4375 23.4375], 'FaceColor',[0 0 0]);
rectangle('Position',[281.25 -210.938 23.4375 23.4375], 'FaceColor',[1 1 1]);
rectangle('Position',[304.688 -210.938 23.4375 23.4375], 'FaceColor',[0 0 0]);
rectangle('Position',[281.25 -234.375 23.4375 23.4375], 'FaceColor',[1 1 1]);
rectangle('Position',[304.688 -234.375 23.4375 23.4375], 'FaceColor',[0 0 0]);
rectangle('Position',[281.25 -257.812 23.4375 23.4375], 'FaceColor',[1 1 1]);
rectangle('Position',[304.688 -257.812 23.4375 23.4375], 'FaceColor',[0 0 0]);
rectangle('Position',[281.25 -281.25 23.4375 23.4375], 'FaceColor',[1 1 1]);
rectangle('Position',[304.688 -281.25 23.4375 23.4375], 'FaceColor',[0 0 0]);
rectangle('Position',[281.25 -304.688 23.4375 23.4375], 'FaceColor',[1 1 1]);
rectangle('Position',[304.688 -304.688 23.4375 23.4375], 'FaceColor',[0 0 0]);
rectangle('Position',[281.25 -328.125 23.4375 23.4375], 'FaceColor',[1 1 1]);
rectangle('Position',[304.688 -328.125 23.4375 23.4375], 'FaceColor',[0 0 0]);
rectangle('Position',[281.25 -351.562 23.4375 23.4375], 'FaceColor',[1 1 1]);
rectangle('Position',[304.688 -351.562 23.4375 23.4375], 'FaceColor',[0 0 0]);
rectangle('Position',[281.25 -375 23.4375 23.4375], 'FaceColor',[1 1 1]);
rectangle('Position',[304.688 -375 23.4375 23.4375], 'FaceColor',[0 0 0]);
rectangle('Position',[656.25 -70.3125 23.4375 23.4375], 'FaceColor',[0 0 0]);
rectangle('Position',[679.688 -70.3125 23.4375 23.4375], 'FaceColor',[1 1 1]);
rectangle('Position',[656.25 -93.75 23.4375 23.4375], 'FaceColor',[0 0 0]);
rectangle('Position',[679.688 -93.75 23.4375 23.4375], 'FaceColor',[1 1 1]);
rectangle('Position',[656.25 -117.188 23.4375 23.4375], 'FaceColor',[0 0 0]);
rectangle('Position',[679.688 -117.188 23.4375 23.4375], 'FaceColor',[1 1 1]);
rectangle('Position',[656.25 -140.625 23.4375 23.4375], 'FaceColor',[0 0 0]);
rectangle('Position',[679.688 -140.625 23.4375 23.4375], 'FaceColor',[1 1 1]);
rectangle('Position',[656.25 -164.062 23.4375 23.4375], 'FaceColor',[0 0 0]);
rectangle('Position',[679.688 -164.062 23.4375 23.4375], 'FaceColor',[1 1 1]);
rectangle('Position',[656.25 -187.5 23.4375 23.4375], 'FaceColor',[0 0 0]);
rectangle('Position',[679.688 -187.5 23.4375 23.4375], 'FaceColor',[1 1 1]);
rectangle('Position',[656.25 -210.938 23.4375 23.4375], 'FaceColor',[0 0 0]);
rectangle('Position',[679.688 -210.938 23.4375 23.4375], 'FaceColor',[1 1 1]);
rectangle('Position',[656.25 -234.375 23.4375 23.4375], 'FaceColor',[0 0 0]);
rectangle('Position',[679.688 -234.375 23.4375 23.4375], 'FaceColor',[1 1 1]);
rectangle('Position',[656.25 -257.812 23.4375 23.4375], 'FaceColor',[0 0 0]);
rectangle('Position',[679.688 -257.812 23.4375 23.4375], 'FaceColor',[1 1 1]);
rectangle('Position',[656.25 -281.25 23.4375 23.4375], 'FaceColor',[0 0 0]);
rectangle('Position',[679.688 -281.25 23.4375 23.4375], 'FaceColor',[1 1 1]);
rectangle('Position',[656.25 -304.688 23.4375 23.4375], 'FaceColor',[0 0 0]);
rectangle('Position',[679.688 -304.688 23.4375 23.4375], 'FaceColor',[1 1 1]);
rectangle('Position',[656.25 -328.125 23.4375 23.4375], 'FaceColor',[0 0 0]);
rectangle('Position',[679.688 -328.125 23.4375 23.4375], 'FaceColor',[1 1 1]);
rectangle('Position',[656.25 -351.562 23.4375 23.4375], 'FaceColor',[0 0 0]);
rectangle('Position',[679.688 -351.562 23.4375 23.4375], 'FaceColor',[1 1 1]);
rectangle('Position',[656.25 -375 23.4375 23.4375], 'FaceColor',[0 0 0]);
rectangle('Position',[679.688 -375 23.4375 23.4375], 'FaceColor',[1 1 1]);
rectangle('Position',[328.125 -679.688 23.4375 23.4375], 'FaceColor',[1 1 1]);
rectangle('Position',[351.562 -679.688 23.4375 23.4375], 'FaceColor',[1 1 1]);
rectangle('Position',[328.125 -703.125 23.4375 23.4375], 'FaceColor',[0 0 0]);
rectangle('Position',[351.562 -703.125 23.4375 23.4375], 'FaceColor',[0 0 0]);
rectangle('Position',[375 -679.688 23.4375 23.4375], 'FaceColor',[1 1 1]);
rectangle('Position',[398.438 -679.688 23.4375 23.4375], 'FaceColor',[1 1 1]);
rectangle('Position',[375 -703.125 23.4375 23.4375], 'FaceColor',[0 0 0]);
rectangle('Position',[398.438 -703.125 23.4375 23.4375], 'FaceColor',[0 0 0]);
rectangle('Position',[796.875 -1054.69 23.4375 23.4375], 'FaceColor',[1 1 1]);
rectangle('Position',[820.312 -1054.69 23.4375 23.4375], 'FaceColor',[0 0 0]);
rectangle('Position',[796.875 -1078.12 23.4375 23.4375], 'FaceColor',[1 1 1]);
rectangle('Position',[820.312 -1078.12 23.4375 23.4375], 'FaceColor',[0 0 0]);
rectangle('Position',[796.875 -1101.56 23.4375 23.4375], 'FaceColor',[1 1 1]);
rectangle('Position',[820.312 -1101.56 23.4375 23.4375], 'FaceColor',[0 0 0]);
rectangle('Position',[796.875 -1125 23.4375 23.4375], 'FaceColor',[1 1 1]);
rectangle('Position',[820.312 -1125 23.4375 23.4375], 'FaceColor',[0 0 0]);
rectangle('Position',[1125 -1054.69 23.4375 23.4375], 'FaceColor',[1 1 1]);
rectangle('Position',[1148.44 -1054.69 23.4375 23.4375], 'FaceColor',[1 1 1]);
rectangle('Position',[1125 -1078.12 23.4375 23.4375], 'FaceColor',[0 0 0]);
rectangle('Position',[1148.44 -1078.12 23.4375 23.4375], 'FaceColor',[0 0 0]);
rectangle('Position',[1171.88 -1054.69 23.4375 23.4375], 'FaceColor',[1 1 1]);
rectangle('Position',[1195.31 -1054.69 23.4375 23.4375], 'FaceColor',[1 1 1]);
rectangle('Position',[1171.88 -1078.12 23.4375 23.4375], 'FaceColor',[0 0 0]);
rectangle('Position',[1195.31 -1078.12 23.4375 23.4375], 'FaceColor',[0 0 0]);
rectangle('Position',[1218.75 -1054.69 23.4375 23.4375], 'FaceColor',[1 1 1]);
rectangle('Position',[1242.19 -1054.69 23.4375 23.4375], 'FaceColor',[1 1 1]);
rectangle('Position',[1218.75 -1078.12 23.4375 23.4375], 'FaceColor',[0 0 0]);
rectangle('Position',[1242.19 -1078.12 23.4375 23.4375], 'FaceColor',[0 0 0]);
rectangle('Position',[1265.62 -1054.69 23.4375 23.4375], 'FaceColor',[1 1 1]);
rectangle('Position',[1289.06 -1054.69 23.4375 23.4375], 'FaceColor',[1 1 1]);
rectangle('Position',[1265.62 -1078.12 23.4375 23.4375], 'FaceColor',[0 0 0]);
rectangle('Position',[1289.06 -1078.12 23.4375 23.4375], 'FaceColor',[0 0 0]);
rectangle('Position',[1312.5 -1054.69 23.4375 23.4375], 'FaceColor',[1 1 1]);
rectangle('Position',[1335.94 -1054.69 23.4375 23.4375], 'FaceColor',[1 1 1]);
rectangle('Position',[1312.5 -1078.12 23.4375 23.4375], 'FaceColor',[0 0 0]);
rectangle('Position',[1335.94 -1078.12 23.4375 23.4375], 'FaceColor',[0 0 0]);
rectangle('Position',[1359.38 -1054.69 23.4375 23.4375], 'FaceColor',[1 1 1]);
rectangle('Position',[1382.81 -1054.69 23.4375 23.4375], 'FaceColor',[1 1 1]);
rectangle('Position',[1359.38 -1078.12 23.4375 23.4375], 'FaceColor',[0 0 0]);
rectangle('Position',[1382.81 -1078.12 23.4375 23.4375], 'FaceColor',[0 0 0]);
rectangle('Position',[1406.25 -1054.69 23.4375 23.4375], 'FaceColor',[1 1 1]);
rectangle('Position',[1429.69 -1054.69 23.4375 23.4375], 'FaceColor',[1 1 1]);
rectangle('Position',[1406.25 -1078.12 23.4375 23.4375], 'FaceColor',[0 0 0]);
rectangle('Position',[1429.69 -1078.12 23.4375 23.4375], 'FaceColor',[0 0 0]);
rectangle('Position',[796.875 -1148.44 23.4375 23.4375], 'FaceColor',[1 1 1]);
rectangle('Position',[820.312 -1148.44 23.4375 23.4375], 'FaceColor',[0 0 0]);
rectangle('Position',[796.875 -1171.88 23.4375 23.4375], 'FaceColor',[1 1 1]);
rectangle('Position',[820.312 -1171.88 23.4375 23.4375], 'FaceColor',[0 0 0]);
rectangle('Position',[796.875 -1195.31 23.4375 23.4375], 'FaceColor',[1 1 1]);
rectangle('Position',[820.312 -1195.31 23.4375 23.4375], 'FaceColor',[0 0 0]);
rectangle('Position',[796.875 -1218.75 23.4375 23.4375], 'FaceColor',[1 1 1]);
rectangle('Position',[820.312 -1218.75 23.4375 23.4375], 'FaceColor',[0 0 0]);
rectangle('Position',[796.875 -1242.19 23.4375 23.4375], 'FaceColor',[1 1 1]);
rectangle('Position',[820.312 -1242.19 23.4375 23.4375], 'FaceColor',[0 0 0]);
rectangle('Position',[796.875 -1265.62 23.4375 23.4375], 'FaceColor',[1 1 1]);
rectangle('Position',[820.312 -1265.62 23.4375 23.4375], 'FaceColor',[0 0 0]);
rectangle('Position',[796.875 -1289.06 23.4375 23.4375], 'FaceColor',[1 1 1]);
rectangle('Position',[820.312 -1289.06 23.4375 23.4375], 'FaceColor',[0 0 0]);
rectangle('Position',[796.875 -1312.5 23.4375 23.4375], 'FaceColor',[1 1 1]);
rectangle('Position',[820.312 -1312.5 23.4375 23.4375], 'FaceColor',[0 0 0]);
rectangle('Position',[796.875 -1335.94 23.4375 23.4375], 'FaceColor',[1 1 1]);
rectangle('Position',[820.312 -1335.94 23.4375 23.4375], 'FaceColor',[0 0 0]);
rectangle('Position',[796.875 -1359.38 23.4375 23.4375], 'FaceColor',[1 1 1]);
rectangle('Position',[820.312 -1359.38 23.4375 23.4375], 'FaceColor',[0 0 0]);
rectangle('Position',[796.875 -1382.81 23.4375 23.4375], 'FaceColor',[1 1 1]);
rectangle('Position',[820.312 -1382.81 23.4375 23.4375], 'FaceColor',[0 0 0]);
rectangle('Position',[796.875 -1406.25 23.4375 23.4375], 'FaceColor',[1 1 1]);
rectangle('Position',[820.312 -1406.25 23.4375 23.4375], 'FaceColor',[0 0 0]);
rectangle('Position',[796.875 -1429.69 23.4375 23.4375], 'FaceColor',[1 1 1]);
rectangle('Position',[820.312 -1429.69 23.4375 23.4375], 'FaceColor',[0 0 0]);
rectangle('Position',[796.875 -1453.12 23.4375 23.4375], 'FaceColor',[1 1 1]);
rectangle('Position',[820.312 -1453.12 23.4375 23.4375], 'FaceColor',[0 0 0]);
X=[1400,1359.38,1265.62,1195.31,1148.44,1031.25,1031.25,890.625,796.875,726.562,679.688,609.375,515.625,445.312,410.156,386.719,363.281,339.844,304.688,234.375,140.625,70.3125,140.625,70.3125,140.625,70.3125,140.625,70.3125,70.3125,70.3125,70.3125,140.625,100];
Y=[-1400,-1359.38,-1265.62,-1195.31,-1195.31,-1218.75,-1031.25,-890.625,-890.625,-820.312,-820.312,-796.875,-703.125,-679.688,-667.969,-667.969,-667.969,-667.969,-679.688,-703.125,-796.875,-867.188,-890.625,-960.938,-984.375,-1054.69,-1078.12,-1148.44,-1195.31,-1242.19,-1289.06,-1359.38,-1400];
hold on;
plot(X,Y,'r');
plot(X,Y,'bo');
legend('5037','Location','southoutside');
